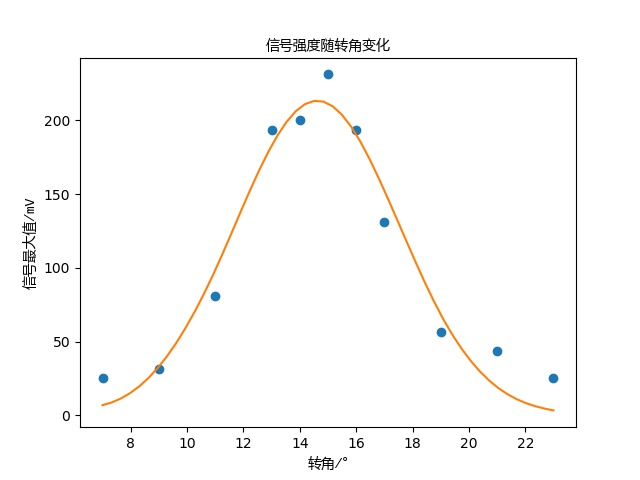

Write Python code to recreate this figure.
import os
import math
import csv

import numpy as np
from scipy import signal
from scipy.interpolate import spline
from scipy.optimize import curve_fit
from scipy.optimize import leastsq
import matplotlib.pyplot as plt
import matplotlib

t = []
s = []
r = []
dfont = matplotlib.font_manager.FontProperties(fname='C:/Windows/Fonts/YaHei Consolas Hybrid.ttf')

root = 'lab/data/171128/plate2/100Vpp10p50mm20mm0mmX'
for i in os.listdir(root):
    r.append(int(i.split('.')[0]))
    with open(os.path.join(root, i)) as csvfile:
        reader = csv.reader(csvfile)
        rows = [row for row in reader]
    rows = np.array(rows[2:])[:,:3].astype('float64')
    t.append(0.5*rows[:,0])
    s.append(1000*rows[:,2])

v = []
for (i, k) in zip(t, s):
    v.append(max(k))

#rn = np.linspace(min(r), max(r), 20)
#vn = spline(r, v, rn)
#plt.plot(rn, vn)

def func(p, x):
    a, b, c = p
    return a*np.exp(-((x-b)/c)**2)

def error(p, x, y):
    return (func(p, x)-y)**2

p0 = [217.2, 14.5, 3.9]
para = leastsq(error, p0, args=(r, v))
vs = func(para[0], r)

rn = np.linspace(min(r), max(r), 50)
vn = spline(r, vs, rn)

plt.plot(r, v, 'o')
plt.plot(rn, vn)
plt.title('信号强度随转角变化', fontproperties=dfont)
plt.xlabel('转角/°', fontproperties=dfont)
plt.ylabel('信号最大值/mV', fontproperties=dfont)
plt.show()

#b, a = signal.butter(3, 0.2, 'low')
#sf = signal.filtfilt(b, a, data[:,2])
